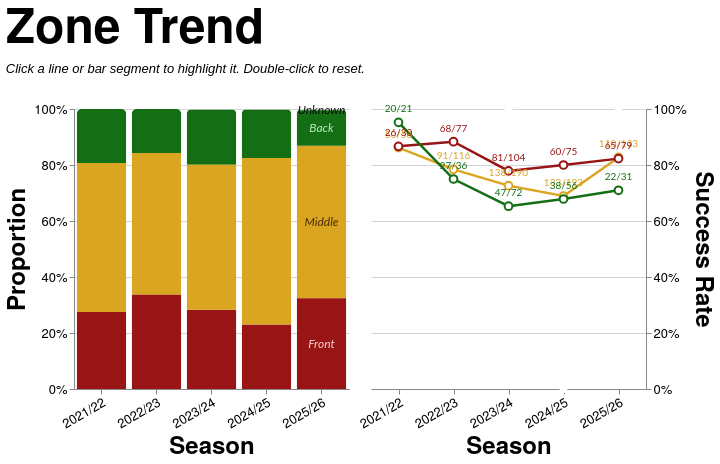

Here is the Vega-Lite specification saved for this chart:
### Vega-Lite specification from a JSON file in a GitHub repository (floating-point values rounded to 4 significant figures; data arrays with more than 128 entries replaced by an {"elided": "..."} marker saying what was removed)
{"config": {"axis": {"labelFont": "PT Sans Narrow, Helvetica Neue, Helvetica, Arial, sans-serif", "titleFont": "PT Sans Narrow, Helvetica Neue, Helvetica, Arial, sans-serif", "labelFontSize": 13, "titleFontSize": 24, "gridColor": "#202947", "gridOpacity": 0.2, "zindex": 1}, "text": {"font": "Lato, sans-serif"}, "bar": {"cornerRadiusEnd": 5}, "header": {"labelFont": "PT Sans Narrow, Helvetica Neue, Helvetica, Arial, sans-serif", "titleFont": "PT Sans Narrow, Helvetica Neue, Helvetica, Arial, sans-serif", "labelFontSize": 24, "titleFontSize": 28, "labelFontWeight": "bold", "orient": "left"}, "legend": {"labelFont": "PT Sans Narrow, Helvetica Neue, Helvetica, Arial, sans-serif", "titleFont": "PT Sans Narrow, Helvetica Neue, Helvetica, Arial, sans-serif", "labelFontSize": 14, "titleFontSize": 16, "titlePadding": 5, "fillColor": "white", "strokeColor": "black", "padding": 10, "titleFontWeight": "lighter", "titleFontStyle": "italic", "titleColor": "gray", "offset": 10}, "title": {"font": "PT Sans Narrow, Helvetica Neue, Helvetica, Arial, sans-serif", "fontSize": 48, "fontWeight": "bold", "anchor": "start", "align": "center", "titlePadding": 20, "subtitlePadding": 10, "subtitleFontSize": 13, "subtitleColor": "", "subtitleFontStyle": "italic", "offset": 15, "color": "black"}, "axisX": {"labelAngle": 0}, "facet": {"title": null, "header": null, "align": {"row": "each", "column": "each"}}, "resolve": {"scale": {"y": "independent", "facet": "independent"}}, "background": "transparent", "scale": {"offsetBandPaddingOuter": 0.2, "offsetBandPaddingInner": 0.1}, "view": {"stroke": null, "background": "transparent"}}, "hconcat": [{"layer": [{"mark": {"type": "bar", "opacity": 0.85}, "encoding": {"color": {"field": "area", "legend": null, "scale": {"domain": ["Front", "Middle", "Back"], "range": ["#991515", "goldenrod", "#146f14"]}, "sort": ["Front", "Middle", "Back"], "type": "nominal"}, "opacity": {"condition": {"param": "param_11", "value": 1.0, "empty": true}, "value": 0.2}, "order": {"field": "stack_order", "sort": "ascending", "type": "quantitative"}, "stroke": {"value": "transparent"}, "tooltip": [{"field": "season", "title": "Season", "type": "nominal"}, {"field": "area", "title": "Zone", "type": "nominal"}, {"field": "attempts", "format": ",.0f", "title": "Attempts", "type": "quantitative"}, {"field": "won", "format": ",.0f", "title": "Won", "type": "quantitative"}, {"field": "success_rate", "format": ".1%", "title": "Success Rate", "type": "quantitative"}], "x": {"axis": {"labelAngle": -30}, "field": "season", "sort": ["2021/22", "2022/23", "2023/24", "2024/25", "2025/26"], "title": "Season", "type": "nominal"}, "y": {"axis": {"format": "%", "orient": "left"}, "field": "attempts", "stack": "normalize", "title": "Proportion", "type": "quantitative"}}, "name": "view_7", "transform": [{"filter": "(loSquad == 'All' || datum.squad == loSquad) && (loGameType == 'All' || (loGameType == 'League + Cup' && (datum.game_type == 'League' || datum.game_type == 'Cup')) || (loGameType == 'League only' && datum.game_type == 'League') || datum.game_type == loGameType) && (loThrower == 'All' || datum.thrower == loThrower) && (loJumper == 'All' || datum.jumper == loJumper) && (loNumbers == 'All' || datum.numbers == loNumbers)"}, {"aggregate": [{"op": "count", "as": "attempts"}, {"op": "sum", "field": "won", "as": "won"}], "groupby": ["season", "area"]}, {"calculate": "datum.won / datum.attempts", "as": "success_rate"}, {"calculate": "datum.won + '/' + datum.attempts", "as": "won_attempts_label"}, {"calculate": "datum.area == 'Front' ? 0 : datum.area == 'Middle' ? 1 : datum.area == 'Back' ? 2 : 999", "as": "stack_order"}]}, {"mark": {"type": "text", "align": "center", "baseline": "middle", "fontSize": 12, "fontStyle": "italic"}, "encoding": {"color": {"field": "text_label_color", "legend": null, "scale": null, "type": "nominal"}, "opacity": {"condition": {"param": "param_11", "value": 0.9, "empty": true}, "value": 0.3}, "text": {"field": "area", "type": "nominal"}, "x": {"axis": {"labelAngle": -30}, "field": "season", "sort": ["2021/22", "2022/23", "2023/24", "2024/25", "2025/26"], "title": "Season", "type": "nominal"}, "y": {"field": "mid_y", "scale": {"domain": [0, 1]}, "type": "quantitative"}}, "transform": [{"filter": "(loSquad == 'All' || datum.squad == loSquad) && (loGameType == 'All' || (loGameType == 'League + Cup' && (datum.game_type == 'League' || datum.game_type == 'Cup')) || (loGameType == 'League only' && datum.game_type == 'League') || datum.game_type == loGameType) && (loThrower == 'All' || datum.thrower == loThrower) && (loJumper == 'All' || datum.jumper == loJumper) && (loNumbers == 'All' || datum.numbers == loNumbers)"}, {"aggregate": [{"op": "count", "as": "attempts"}, {"op": "sum", "field": "won", "as": "won"}], "groupby": ["season", "area"]}, {"calculate": "datum.won / datum.attempts", "as": "success_rate"}, {"calculate": "datum.won + '/' + datum.attempts", "as": "won_attempts_label"}, {"calculate": "datum.area == 'Front' ? 0 : datum.area == 'Middle' ? 1 : datum.area == 'Back' ? 2 : 999", "as": "stack_order"}, {"joinaggregate": [{"op": "sum", "field": "attempts", "as": "season_total"}], "groupby": ["season"]}, {"calculate": "datum.attempts / datum.season_total", "as": "proportion"}, {"window": [{"op": "sum", "field": "proportion", "as": "cum_prop"}], "frame": [null, 0], "groupby": ["season"], "sort": [{"field": "stack_order", "order": "ascending"}]}, {"calculate": "datum.cum_prop - datum.proportion / 2", "as": "mid_y"}, {"calculate": "datum.area == 'Front' ? '#fce8e8' : datum.area == 'Middle' ? '#3d2000' : datum.area == 'Back' ? '#d4f5d4' : 'black'", "as": "text_label_color"}, {"calculate": "toNumber(split(datum.season, '/')[0])", "as": "season_order_num"}, {"window": [{"op": "row_number", "field": "", "as": "season_rank"}], "groupby": ["area"], "sort": [{"field": "season_order_num", "order": "descending"}]}, {"filter": "datum.season_rank == 1"}]}], "height": 280, "width": {"step": 55}}, {"layer": [{"mark": {"type": "line", "point": {"fill": "white", "filled": false, "size": 60}, "strokeWidth": 2.5}, "encoding": {"color": {"field": "area", "legend": null, "scale": {"domain": ["Front", "Middle", "Back"], "range": ["#991515", "goldenrod", "#146f14"]}, "sort": ["Front", "Middle", "Back"], "type": "nominal"}, "detail": {"field": "area", "type": "nominal"}, "opacity": {"condition": {"param": "param_11", "value": 1.0, "empty": true}, "value": 0.2}, "tooltip": [{"field": "season", "title": "Season", "type": "nominal"}, {"field": "area", "title": "Zone", "type": "nominal"}, {"field": "attempts", "format": ",.0f", "title": "Attempts", "type": "quantitative"}, {"field": "won", "format": ",.0f", "title": "Won", "type": "quantitative"}, {"field": "success_rate", "format": ".1%", "title": "Success Rate", "type": "quantitative"}], "x": {"axis": {"labelAngle": -30}, "field": "season", "sort": ["2021/22", "2022/23", "2023/24", "2024/25", "2025/26"], "title": "Season", "type": "nominal"}, "y": {"axis": {"format": "%", "orient": "right"}, "field": "success_rate", "scale": {"domainMax": 1, "nice": true}, "title": "Success Rate", "type": "quantitative"}}, "name": "view_8", "transform": [{"filter": "(loSquad == 'All' || datum.squad == loSquad) && (loGameType == 'All' || (loGameType == 'League + Cup' && (datum.game_type == 'League' || datum.game_type == 'Cup')) || (loGameType == 'League only' && datum.game_type == 'League') || datum.game_type == loGameType) && (loThrower == 'All' || datum.thrower == loThrower) && (loJumper == 'All' || datum.jumper == loJumper) && (loNumbers == 'All' || datum.numbers == loNumbers)"}, {"aggregate": [{"op": "count", "as": "attempts"}, {"op": "sum", "field": "won", "as": "won"}], "groupby": ["season", "area"]}, {"calculate": "datum.won / datum.attempts", "as": "success_rate"}, {"calculate": "datum.won + '/' + datum.attempts", "as": "won_attempts_label"}]}, {"mark": {"type": "text", "align": "center", "baseline": "bottom", "dy": -8, "fontSize": 10}, "encoding": {"color": {"field": "area", "legend": null, "scale": {"domain": ["Front", "Middle", "Back"], "range": ["#991515", "goldenrod", "#146f14"]}, "sort": ["Front", "Middle", "Back"], "type": "nominal"}, "detail": {"field": "area", "type": "nominal"}, "opacity": {"condition": {"param": "param_11", "value": 1.0, "empty": true}, "value": 0.2}, "text": {"field": "won_attempts_label", "type": "nominal"}, "x": {"axis": {"labelAngle": -30}, "field": "season", "sort": ["2021/22", "2022/23", "2023/24", "2024/25", "2025/26"], "title": "Season", "type": "nominal"}, "y": {"axis": {"format": "%", "orient": "right"}, "field": "success_rate", "scale": {"domainMax": 1, "nice": true}, "title": "Success Rate", "type": "quantitative"}}, "transform": [{"filter": "(loSquad == 'All' || datum.squad == loSquad) && (loGameType == 'All' || (loGameType == 'League + Cup' && (datum.game_type == 'League' || datum.game_type == 'Cup')) || (loGameType == 'League only' && datum.game_type == 'League') || datum.game_type == loGameType) && (loThrower == 'All' || datum.thrower == loThrower) && (loJumper == 'All' || datum.jumper == loJumper) && (loNumbers == 'All' || datum.numbers == loNumbers)"}, {"aggregate": [{"op": "count", "as": "attempts"}, {"op": "sum", "field": "won", "as": "won"}], "groupby": ["season", "area"]}, {"calculate": "datum.won / datum.attempts", "as": "success_rate"}, {"calculate": "datum.won + '/' + datum.attempts", "as": "won_attempts_label"}]}], "height": 280, "width": {"step": 55}}], "data": {"name": "data-15e79532cff8ae58bb045c3a34749407"}, "params": [{"name": "loSquad", "value": "All"}, {"name": "loSeason", "value": "All"}, {"name": "loGameType", "value": "All"}, {"name": "loThrower", "value": "All"}, {"name": "loJumper", "value": "All"}, {"name": "loArea", "value": "All"}, {"name": "loNumbers", "value": "All"}, {"name": "param_11", "select": {"type": "point", "clear": "dblclick", "fields": ["area"], "on": "click"}, "views": ["view_7", "view_8"]}], "resolve": {"scale": {"color": "shared"}}, "spacing": 8, "title": {"text": "Zone Trend", "subtitle": "Click a line or bar segment to highlight it. Double-click to reset."}, "$schema": "https://vega.github.io/schema/vega-lite/v5.20.1.json", "datasets": {"data-15e79532cff8ae58bb045c3a34749407": {"elided": "1274 records"}}}
